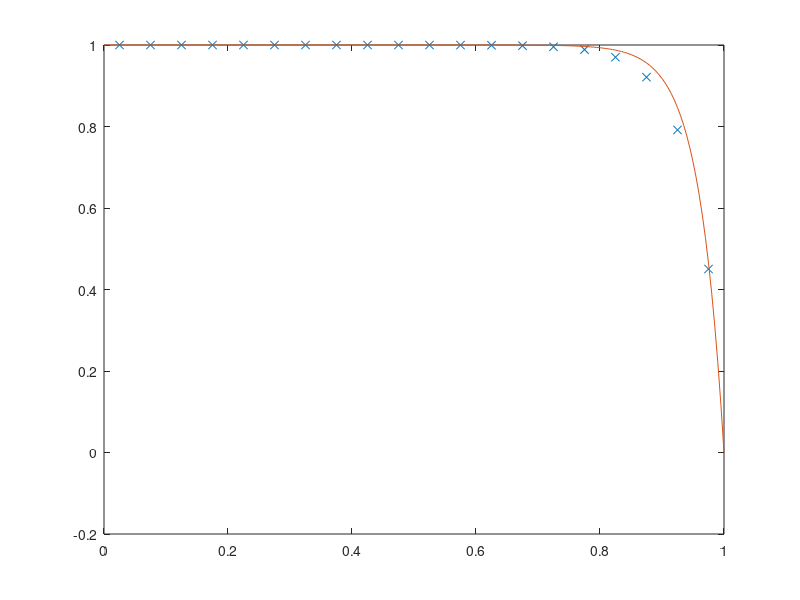

The MATLAB source for this figure:
%Second order upwind scheme,1-D convection-diffusion steady state, no source but only boundary
%condition
%Author : Taewook Kim
%LINKEDIN : www.linkedin.com/in/kimtw
%GITHUB : github.com/Kimtaewookcode
%Email : kimtaewook87@gmail.com
%Ref:"Lars Davidson: Numerical Methods for Turbulent Flow chapter5
%%%%%%%%
clear
clc
clf
L=1;%[m] length of geometry
%rho=1;%[kg/m3]
ksi=0.1;%[kg/ms]
u=2.5;%[m/s]%2.5;
ngrid=20;%numberof grid%20,5
dx=L/ngrid;%delta x

F=2.5;%coefficient
D=ksi/dx;%coefficient

phi0=1;%boundary condition at x=0
phil=0;%boundary condition at x=L

%%%%%%%%
array=zeros(ngrid);
bound=zeros(ngrid,1);
%%%%%%%%%
 
for i=1:ngrid
    if i==1
        aw=0;
        ae=D;
        ap=3/2*F+3*D;
        su=(3/2*F+2*D)*phi0;
        array(i,i)=ap;
        array(i,i+1)=-ae;
        bound(i,1)=su;
    elseif i==2
        aw=D+2*F;
        ae=D;
        ap=3/2*F+2*D;
        su=-F/2*phi0;%no source
        array(i,i-1)=-aw;
        array(i,i)=ap;
        array(i,i+1)=-ae;
        bound(i,1)=su;
        
    elseif i<ngrid
        aw=D+2*F;
        ae=D;
        ap=3/2*F+2*D;
        aww=-F/2;
        su=0;%no source
        array(i,i-2)=-aww;
        array(i,i-1)=-aw;
        array(i,i)=ap;
        array(i,i+1)=-ae;
        bound(i,1)=su;
        else
        aw=D+2*F;
        ae=0;
        ap=3/2*F+3*D;
        aww=-F/2;
        su=2*D*phil;
        array(i,i-2)=-aww;
        array(i,i-1)=-aw;
        array(i,i)=ap;
        bound(i,1)=su;
    end
end
 phi=array\bound;
 
 xarr=zeros(ngrid,1);
 for j=1:ngrid
     xarr(j,1)=dx/2+dx*(j-1);
 end
 
 %%%%%%%analytical
 dx1=dx/10;
 x1=[0:dx1:L];
 anaphi=1+(1-exp(25*x1))/(7.20*10^10);
 
 plot(xarr,phi,'x',x1,anaphi,'-')
 